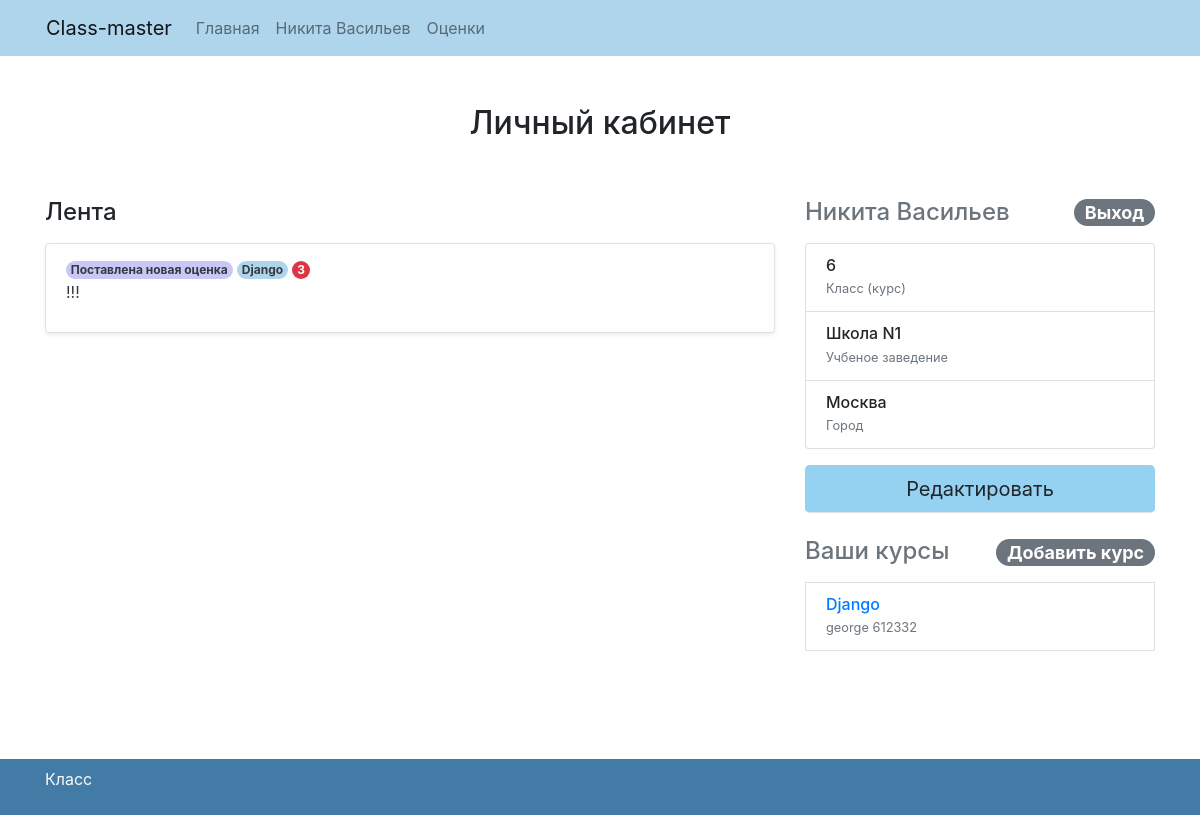
/im/ (signed in), run on an earlier commit of the app's database.
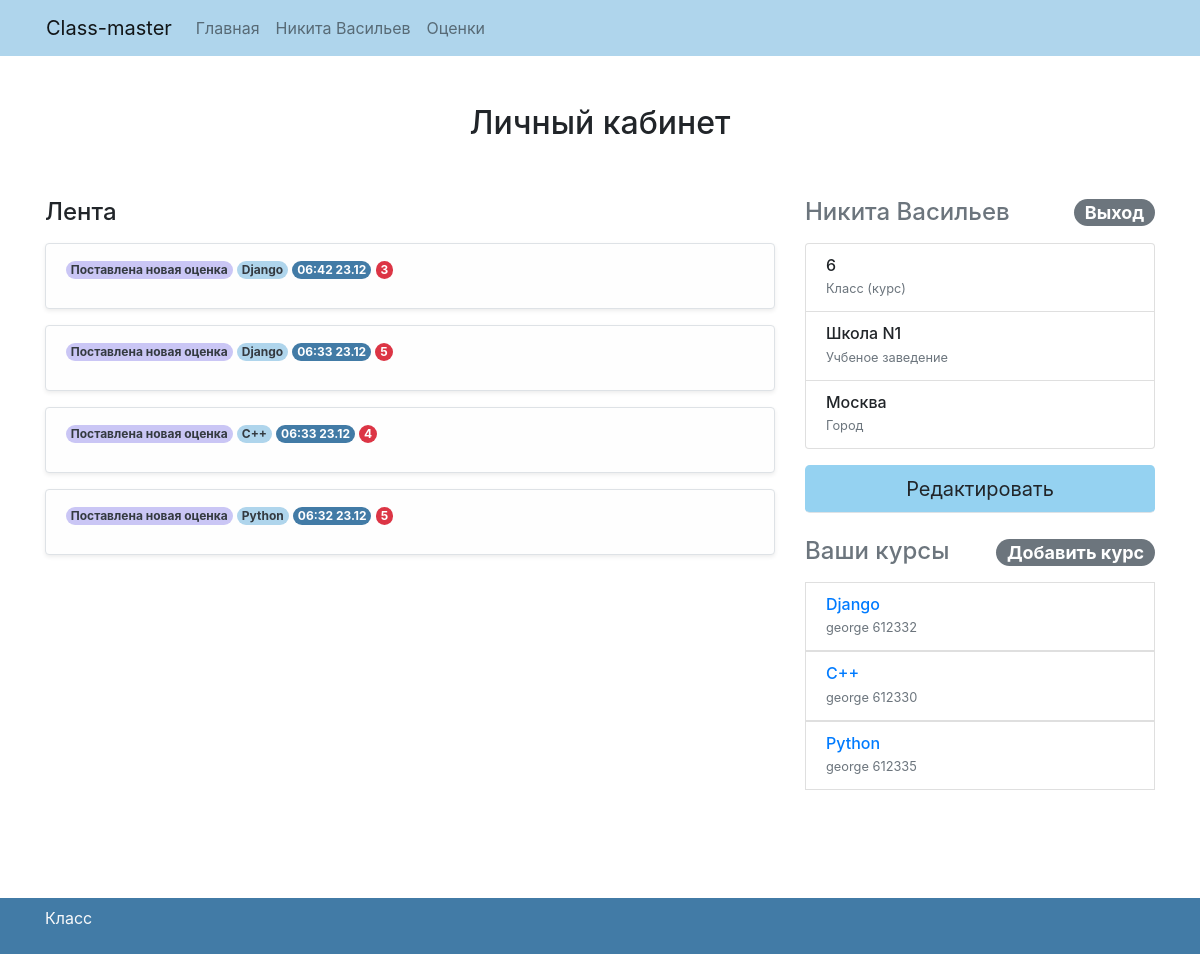
And on a later commit of the database.
### my_class/models.py (models this page shows, shortened)
class Class(models.Model):
    name = models.CharField(max_length=32)
    teacher = models.ForeignKey(settings.AUTH_USER_MODEL, on_delete=models.CASCADE, null=True, blank=True)
    def pin(self):
        return generate_pin(self.pk)
    class Meta:
        verbose_name = "Классы"
        verbose_name_plural = "Классы"

class StudentAnswer(models.Model):
    comment = models.TextField(max_length=256, blank=True, null=True)
    current_class = models.ForeignKey('Class', on_delete=models.CASCADE, blank=True, null=True)
    task = models.ForeignKey(Task, on_delete=models.CASCADE)
    author = models.ForeignKey('Profile', on_delete=models.CASCADE, blank=True, null=True)
    mark = models.IntegerField(blank=True, null=True)
    teacher_comment = models.TextField(max_length=256, blank=True, null=True)
    mark_time = models.DateTimeField(blank=True, null=True)
    send_time = models.DateTimeField(blank=True, null=True)
    class Meta:
        verbose_name = "Ответы"
        verbose_name_plural = "Ответы"

class Task(models.Model):
    title = models.CharField(max_length=32)
    body = RichTextUploadingField(blank=True, null=True)
    date = models.DateField()
    current_class = models.ForeignKey('Class', on_delete=models.CASCADE, null=True, blank=True)
    author = models.ForeignKey(settings.AUTH_USER_MODEL, on_delete=models.CASCADE, blank=True, null=True)
    published_date = models.DateTimeField(auto_now_add=True)
    edit_date = models.DateTimeField(auto_now_add=True, blank=True, null=True)
    max_mark = models.IntegerField(default=5)
    class Meta:
        verbose_name = "Задания"
        verbose_name_plural = "Задания"

### my_class/views.py (the view)
# urls.py: path('im/', profile),
@login_required
def profile(request):
    profile = get_object_or_404(Profile, user=request.user)
    marks = reversed(StudentAnswer.objects.filter(author=request.user.profile).exclude(mark=None))
    return render(request, 'profile.html', {
        'profile': profile,
        'marks': marks,
    })

### my_class/models.py (called while the page is built)
def generate_pin(n):
    return n ^ 612345

### my_class/templates/profile.html (shortened to what this page needs)
{% extends "base.html" %}
  {% block content %}
	  <div class="container">
	<div class="py-5 text-center">
	  <h2>Личный кабинет</h2>
	</div>
	  <div class="row">
	    <div class="col-md-4 order-md-2 mb-5">
	    	<h4 class="d-flex justify-content-between align-items-center mb-3">
		       	<span class="text-muted">{{profile.user.first_name}} {{profile.user.last_name}}</span>
		       	<a class="badge badge-secondary badge-pill" href="/accounts/logout">Выход</a>
		    </h4>
		    <ul class="list-group mb-3">
		    	<li class="list-group-item d-flex justify-content-between lh-condensed">
		          <div>
		            <h6 class="my-0">{{profile.grade}}</h6>
		            <small class="text-muted">Класс (курс)</small>
		          </div>
		        </li>
		        <li class="list-group-item d-flex justify-content-between lh-condensed">
		          <div>
		            <h6 class="my-0">{{profile.institution}}</h6>
		            <small class="text-muted">Учбеное заведение</small>
		          </div>
		        </li>
		        <li class="list-group-item d-flex justify-content-between lh-condensed">
		          <div>
		            <h6 class="my-0">{{profile.city}}</h6>
		            <small class="text-muted">Город</small>
		          </div>
		        </li>
		    </ul>
	    	<a class="btn btn-lg btn-block mb-4 border-bottom" href='/edit' type="submit"
	    	style="background-color: #95D2F1;">Редактировать</a>
		     <h4 class="d-flex justify-content-between align-items-center mb-3">
		       	<span class="text-muted">Ваши курсы</span>
		        <div class="dropdown">
				  <span class="badge badge-secondary badge-pill" type="button" id="dropdownMenuButton" data-toggle="dropdown" aria-haspopup="true" aria-expanded="false">
				    Добавить курс
				  </span>
				</div>
		    </h4>
		    <ul class="list-group mb-3">
		    	{% for class in profile.classes.all %}
		    	<a href="/classes/{{class.name}}-{{class.pk}}/feed">
		    		<li class="list-group-item d-flex justify-content-between lh-condensed">
				        <div>
				            <h6 class="my-0">{{ class.name }}</h6>
				            <small class="text-muted">{{ class.teacher }} {{ class.pin }}</small>
				        </div>
		        	</li>
		    	</a>
		        {% endfor %}
		    </ul>
	    </div>
	    <div class="col-md-8 order-md-1">
	      <h4 class="mb-3">Лента</h4>
			{% for mark in marks %}
			<ul class="list-group">
				<div class="alert alert-light border shadow-sm" role="alert">
					<span class="badge rounded-pill text-dark" style="background-color: #CAC6F5;">Поставлена новая оценка</span>
					<span class="badge rounded-pill text-dark" style="background-color: #AFD5EC;">{{mark.task.current_class.name}}</span>
					<span class="badge rounded-pill text-white" style="background-color: #427BA6;">{{mark.mark_time | date:'h:i d.m'}}</span>
					<span class="badge bg-danger text-white rounded-pill">{{mark.mark}}</span><br>
					<p class="text-dark">{{mark.teacher_comment}}</p></div>
			</ul>
			{% endfor %}
	    </div>
	  </div>
	  </div>
	{% endblock %}

What changed in the data, as far as the page shows it:
removed StudentAnswer: task.current_class.name "Django", mark "3", teacher_comment "!!!"
now on this page (row unchanged): Class: name "С++", teacher "george", pin "612330"
now on this page (row unchanged): Class: name "Python", teacher "george", pin "612335"
added StudentAnswer: task.current_class.name "Django", mark_time "06:42 23.12", mark "3"
added StudentAnswer: task.current_class.name "Django", mark_time "06:33 23.12", mark "5"
added StudentAnswer: task.current_class.name "С++", mark_time "06:33 23.12", mark "4"
added StudentAnswer: task.current_class.name "Python", mark_time "06:32 23.12", mark "5"
